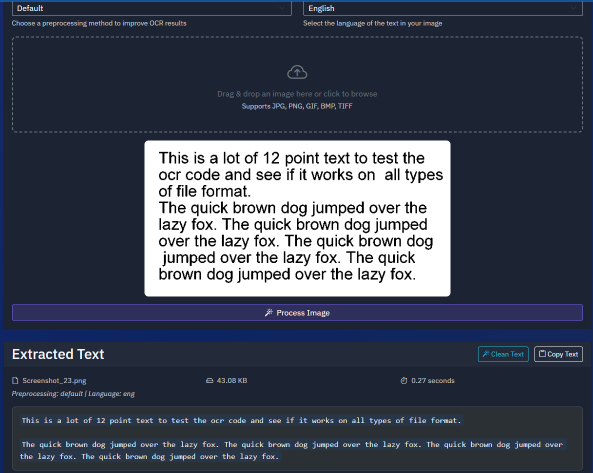
#> input picture thumbnail.png, 1186 x 945 px (shown at 1/2 size)
$ python -i language_detection.py   (imports and definitions only)
#> lines starting #> are read from the running program, lines starting #| are printed output that depends on the picture; after the words box and inside, x2 and y2 are one past the last pixel; in counts of white or black regions, pixels touching at a corner belong together
import logging
import numpy as np
import cv2

logger = logging.getLogger(__name__)

def detect_language(image):
    """
    Attempt to detect if the image contains Chinese or English text.
    This is a simple heuristic-based approach that examines character density patterns.

    Args:
        image: PIL Image object or a path to an image file

    Returns:
        String language code: 'chi_sim' for Chinese, 'eng' for English
    """
#> called with image = '../thumbnail.png'
    try:
        # Convert PIL Image to OpenCV format if it's not a string path
        if isinstance(image, str):
            # Path to image
            cv_image = cv2.imread(image)
#> cv_image is the input picture: shape (945, 1186, 3); mean B, G, R 87.2, 72.1, 65.7
        else:
            # PIL Image object
            import numpy as np
            open_cv_image = np.array(image)
            # Convert RGB to BGR (OpenCV uses BGR)
            cv_image = open_cv_image[:, :, ::-1].copy()

        # Convert to grayscale
        gray = cv2.cvtColor(cv_image, cv2.COLOR_BGR2GRAY)
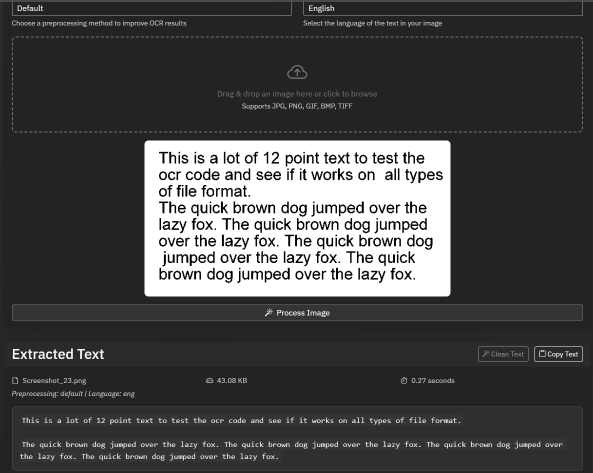
#> gray: shape (945, 1186) (shown at 1/2 size); min 0, max 255, mean 72.1

        # Apply thresholding to create a binary image
        _, binary = cv2.threshold(gray, 150, 255, cv2.THRESH_BINARY_INV)
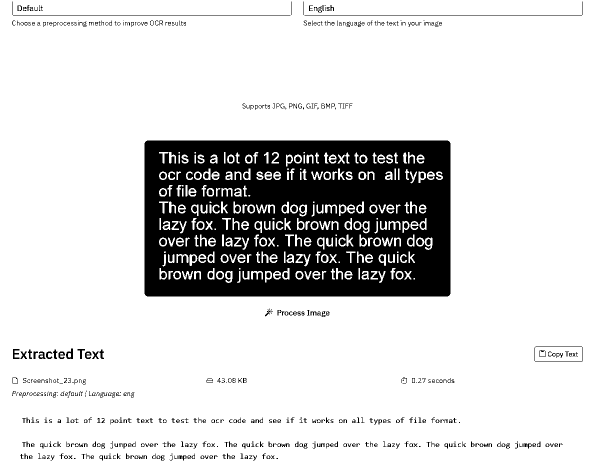
#> binary: shape (945, 1186) (shown at 1/2 size); 84.3% white; 583 black regions (151 under 20 px), largest, box (x1, y1, x2, y2) and area: (289, 281, 901, 593) 156219, (26, 31, 581, 32) 555, (609, 31, 1164, 32) 555

        # Find contours in the binary image
        contours, _ = cv2.findContours(binary, cv2.RETR_EXTERNAL, cv2.CHAIN_APPROX_SIMPLE)
#> contours = [[[0, 0], [0, 944], [1185, 944], [1185, 0]]]

        # Calculate metrics for language detection
        character_count = len(contours)
#> character_count = 1
        aspect_ratios = []
        area_ratios = []

        for contour in contours:
            if cv2.contourArea(contour) > 20:  # Filter small noise
                x, y, w, h = cv2.boundingRect(contour)
                if w > 0 and h > 0:
                    aspect_ratio = float(w) / h
                    area_ratio = cv2.contourArea(contour) / (w * h)
                    aspect_ratios.append(aspect_ratio)
                    area_ratios.append(area_ratio)
#> this loop made 1 pass
#> (contour, x, y, w, h, aspect_ratio, area_ratio) on pass 1: ([[0, 0], [0, 944], [1185, 944], [1185, 0]], 0, 0, 1186, 945, 1.26, 0.998)
#> after the loop, area_ratios = [0.998]; aspect_ratios = [1.26]

        # Calculate average metrics if there are enough contours
        if aspect_ratios:
            avg_aspect_ratio = sum(aspect_ratios) / len(aspect_ratios)
#> avg_aspect_ratio = 1.26
            avg_area_ratio = sum(area_ratios) / len(area_ratios)
#> avg_area_ratio = 0.998

            # Heuristic: Chinese characters tend to be more square-like with higher "fullness"
            if avg_aspect_ratio < 1.2 and avg_area_ratio > 0.5:
                logger.info(f"Detected likely Chinese text (ratio: {avg_aspect_ratio:.2f}, fullness: {avg_area_ratio:.2f})")
                return 'chi_sim'

        # Default to English if we can't identify Chinese characteristics
        logger.info("Defaulting to English language")
        return 'eng'

    except Exception as e:
        logger.error(f"Error in language detection: {str(e)}")
        # Fall back to English in case of error
        return 'eng'

>>> result = detect_language('../thumbnail.png')
